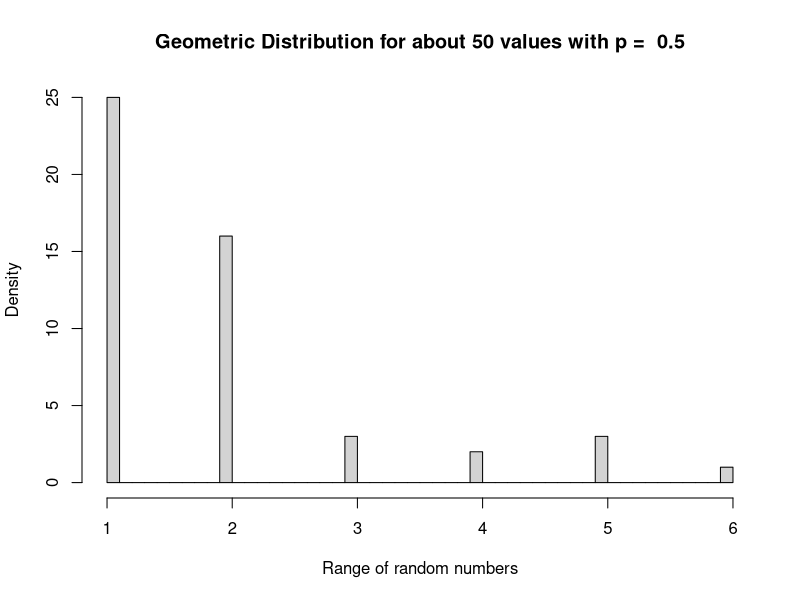
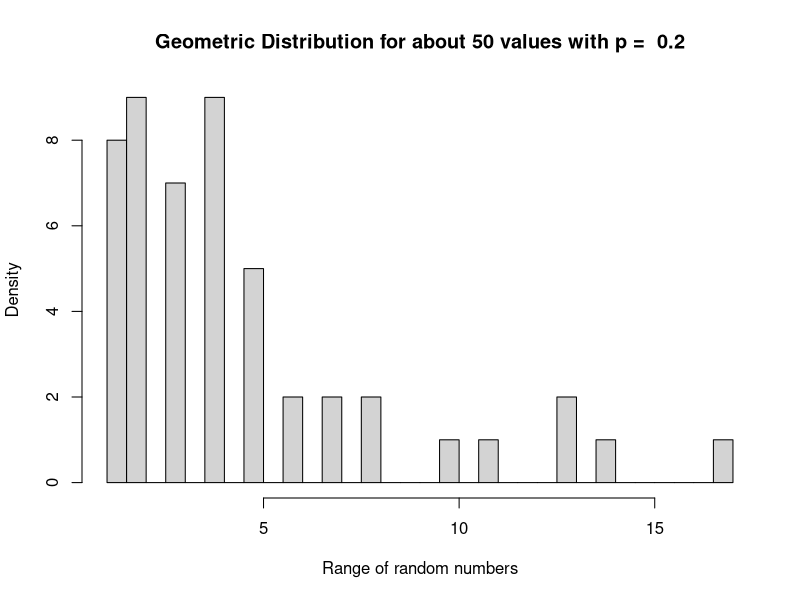
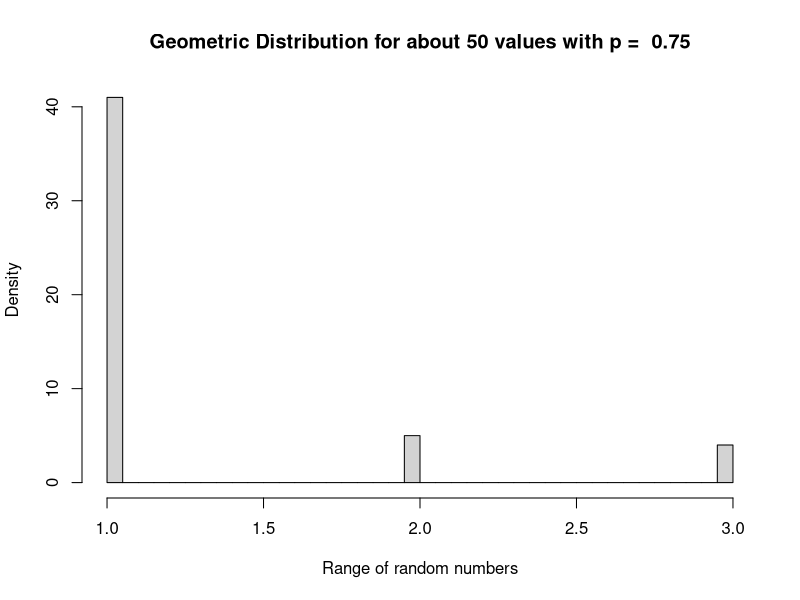

Source code (R) for these figures, in order:
#taking 3 p randomly.
q <- c(0.5, 0.8, 0.25)

#no of random numbers
n <- 50

u <- runif(n)

for (i in 1:3)
{
	r <- as.integer(log(u)/log(q[i])) + 1
	print(1-q[i])
	print(r)
	hist(r, main=paste("Geometric Distribution for about 50 values with p = ", 1-q[i]) , xlab="Range of random numbers", ylab="Density", breaks=50)
	if(i == 1)
		dev.copy(png, "plot1_1.png")
	if(i == 2)
		dev.copy(png, "plot1_2.png")
	if(i == 3)
		dev.copy(png, "plot1_3.png")
	dev.off ()
}